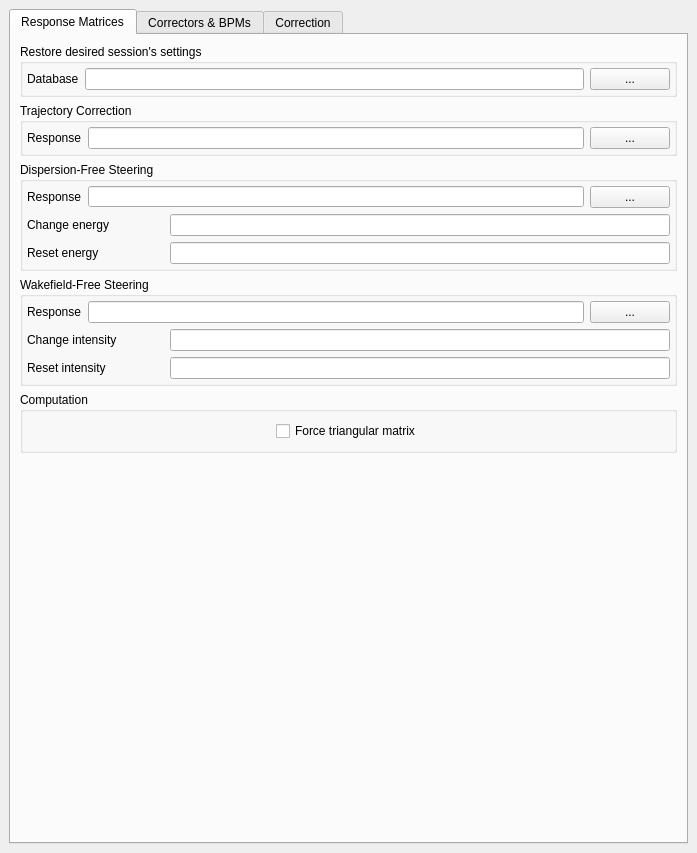
<?xml version="1.0" encoding="UTF-8"?>
<ui version="4.0">
 <class>MainWindow</class>
 <widget class="QMainWindow" name="MainWindow">
  <property name="geometry">
   <rect>
    <x>0</x>
    <y>0</y>
    <width>697</width>
    <height>853</height>
   </rect>
  </property>
  <property name="windowTitle">
   <string>CERN BBA</string>
  </property>
  <widget class="QWidget" name="centralwidget">
   <property name="enabled">
    <bool>true</bool>
   </property>
   <layout class="QHBoxLayout" name="horizontalLayout">
    <item>
     <layout class="QHBoxLayout" name="horizontalLayout_2">
      <item>
       <widget class="QTabWidget" name="tabWidget">
        <property name="tabPosition">
         <enum>QTabWidget::North</enum>
        </property>
        <property name="currentIndex">
         <number>0</number>
        </property>
        <widget class="QWidget" name="tab_response">
         <attribute name="title">
          <string>Response Matrices</string>
         </attribute>
         <layout class="QVBoxLayout" name="verticalLayout_7">
          <item>
           <widget class="QGroupBox" name="session_group_3">
            <property name="title">
             <string>Restore desired session's settings</string>
            </property>
            <layout class="QVBoxLayout" name="verticalLayout_31">
             <property name="leftMargin">
              <number>4</number>
             </property>
             <property name="topMargin">
              <number>4</number>
             </property>
             <property name="rightMargin">
              <number>4</number>
             </property>
             <property name="bottomMargin">
              <number>4</number>
             </property>
             <item>
              <layout class="QHBoxLayout" name="database_dir_layout_3">
               <item>
                <widget class="QLabel" name="label_31">
                 <property name="text">
                  <string>Database</string>
                 </property>
                </widget>
               </item>
               <item>
                <widget class="QLineEdit" name="session_database_3"/>
               </item>
               <item>
                <widget class="QPushButton" name="pushButton_11">
                 <property name="text">
                  <string>...</string>
                 </property>
                </widget>
               </item>
              </layout>
             </item>
            </layout>
           </widget>
          </item>
          <item>
           <widget class="QGroupBox" name="trajectory_group_3">
            <property name="title">
             <string>Trajectory Correction</string>
            </property>
            <layout class="QVBoxLayout" name="verticalLayout_9">
             <property name="leftMargin">
              <number>4</number>
             </property>
             <property name="topMargin">
              <number>4</number>
             </property>
             <property name="rightMargin">
              <number>4</number>
             </property>
             <property name="bottomMargin">
              <number>4</number>
             </property>
             <item>
              <layout class="QHBoxLayout" name="trajectory_response_layout_3">
               <item>
                <widget class="QLabel" name="label_18">
                 <property name="text">
                  <string>Response</string>
                 </property>
                </widget>
               </item>
               <item>
                <widget class="QLineEdit" name="trajectory_response_3">
                 <property name="maximumSize">
                  <size>
                   <width>500</width>
                   <height>16777215</height>
                  </size>
                 </property>
                </widget>
               </item>
               <item>
                <widget class="QPushButton" name="pushButton_8">
                 <property name="text">
                  <string>...</string>
                 </property>
                </widget>
               </item>
              </layout>
             </item>
            </layout>
           </widget>
          </item>
          <item>
           <widget class="QGroupBox" name="groupBox_6">
            <property name="title">
             <string>Dispersion-Free Steering</string>
            </property>
            <layout class="QVBoxLayout" name="verticalLayout_19">
             <property name="leftMargin">
              <number>4</number>
             </property>
             <property name="topMargin">
              <number>4</number>
             </property>
             <property name="rightMargin">
              <number>4</number>
             </property>
             <property name="bottomMargin">
              <number>4</number>
             </property>
             <item>
              <layout class="QVBoxLayout" name="verticalLayout_10">
               <item>
                <layout class="QHBoxLayout" name="horizontalLayout_16">
                 <item>
                  <widget class="QLabel" name="label_19">
                   <property name="text">
                    <string>Response</string>
                   </property>
                  </widget>
                 </item>
                 <item>
                  <widget class="QLineEdit" name="dfs_response_3">
                   <property name="maximumSize">
                    <size>
                     <width>500</width>
                     <height>21</height>
                    </size>
                   </property>
                  </widget>
                 </item>
                 <item>
                  <widget class="QPushButton" name="pushButton_9">
                   <property name="text">
                    <string>...</string>
                   </property>
                  </widget>
                 </item>
                </layout>
               </item>
               <item>
                <layout class="QHBoxLayout" name="horizontalLayout_17">
                 <item>
                  <widget class="QLabel" name="label_20">
                   <property name="text">
                    <string>Change energy</string>
                   </property>
                  </widget>
                 </item>
                 <item>
                  <widget class="QLineEdit" name="dfs_change_3">
                   <property name="maximumSize">
                    <size>
                     <width>500</width>
                     <height>16777215</height>
                    </size>
                   </property>
                  </widget>
                 </item>
                </layout>
               </item>
               <item>
                <layout class="QHBoxLayout" name="horizontalLayout_18">
                 <item>
                  <widget class="QLabel" name="label_21">
                   <property name="text">
                    <string>Reset energy</string>
                   </property>
                  </widget>
                 </item>
                 <item>
                  <widget class="QLineEdit" name="dfs_reset_3">
                   <property name="maximumSize">
                    <size>
                     <width>500</width>
                     <height>16777215</height>
                    </size>
                   </property>
                  </widget>
                 </item>
                </layout>
               </item>
              </layout>
             </item>
            </layout>
           </widget>
          </item>
          <item>
           <widget class="QGroupBox" name="groupBox_7">
            <property name="title">
             <string>Wakefield-Free Steering</string>
            </property>
            <layout class="QVBoxLayout" name="verticalLayout_20">
             <property name="leftMargin">
              <number>4</number>
             </property>
             <property name="topMargin">
              <number>4</number>
             </property>
             <property name="rightMargin">
              <number>4</number>
             </property>
             <property name="bottomMargin">
              <number>4</number>
             </property>
             <item>
              <layout class="QHBoxLayout" name="horizontalLayout_19">
               <item>
                <widget class="QLabel" name="label_22">
                 <property name="text">
                  <string>Response</string>
                 </property>
                </widget>
               </item>
               <item>
                <widget class="QLineEdit" name="wfs_response_3">
                 <property name="maximumSize">
                  <size>
                   <width>500</width>
                   <height>16777215</height>
                  </size>
                 </property>
                </widget>
               </item>
               <item>
                <widget class="QPushButton" name="pushButton_10">
                 <property name="text">
                  <string>...</string>
                 </property>
                </widget>
               </item>
              </layout>
             </item>
             <item>
              <layout class="QHBoxLayout" name="horizontalLayout_20">
               <item>
                <widget class="QLabel" name="label_23">
                 <property name="text">
                  <string>Change intensity</string>
                 </property>
                </widget>
               </item>
               <item>
                <widget class="QLineEdit" name="wfs_change_3">
                 <property name="maximumSize">
                  <size>
                   <width>500</width>
                   <height>16777215</height>
                  </size>
                 </property>
                </widget>
               </item>
              </layout>
             </item>
             <item>
              <layout class="QHBoxLayout" name="horizontalLayout_21">
               <item>
                <widget class="QLabel" name="label_24">
                 <property name="text">
                  <string>Reset intensity</string>
                 </property>
                </widget>
               </item>
               <item>
                <widget class="QLineEdit" name="wfs_reset_3">
                 <property name="maximumSize">
                  <size>
                   <width>500</width>
                   <height>16777215</height>
                  </size>
                 </property>
                </widget>
               </item>
              </layout>
             </item>
            </layout>
           </widget>
          </item>
          <item>
           <widget class="QGroupBox" name="groupBox_9">
            <property name="title">
             <string>Computation</string>
            </property>
            <layout class="QVBoxLayout" name="verticalLayout_2">
             <item alignment="Qt::AlignHCenter">
              <widget class="QCheckBox" name="checkBox">
               <property name="text">
                <string>Force triangular matrix</string>
               </property>
              </widget>
             </item>
            </layout>
           </widget>
          </item>
          <item>
           <spacer name="verticalSpacer">
            <property name="orientation">
             <enum>Qt::Vertical</enum>
            </property>
            <property name="sizeHint" stdset="0">
             <size>
              <width>20</width>
              <height>40</height>
             </size>
            </property>
           </spacer>
          </item>
         </layout>
        </widget>
        <widget class="QWidget" name="tab_corrbpms">
         <attribute name="title">
          <string>Correctors &amp;&amp; BPMs</string>
         </attribute>
         <layout class="QVBoxLayout" name="horizontalLayout_6">
          <item>
           <layout class="QHBoxLayout" name="horizontalLayout_corrbpms_tables">
            <item>
             <widget class="QGroupBox" name="groupBox_5">
              <property name="maximumSize">
               <size>
                <width>16777215</width>
                <height>750</height>
               </size>
              </property>
              <property name="title">
               <string>Correctors</string>
              </property>
              <layout class="QVBoxLayout" name="verticalLayout_14">
               <item>
                <layout class="QVBoxLayout" name="verticalLayout">
                 <item>
                  <widget class="QListWidget" name="correctors_list">
                   <property name="maximumSize">
                    <size>
                     <width>16777215</width>
                     <height>700</height>
                    </size>
                   </property>
                   <property name="selectionMode">
                    <enum>QAbstractItemView::ExtendedSelection</enum>
                   </property>
                  </widget>
                 </item>
                </layout>
               </item>
              </layout>
             </widget>
            </item>
            <item>
             <widget class="QGroupBox" name="groupBox_8">
              <property name="maximumSize">
               <size>
                <width>16777215</width>
                <height>750</height>
               </size>
              </property>
              <property name="title">
               <string>BPMs</string>
              </property>
              <layout class="QVBoxLayout" name="verticalLayout_15">
               <item>
                <layout class="QVBoxLayout" name="verticalLayout_13">
                 <item>
                  <widget class="QListWidget" name="bpms_list">
                   <property name="maximumSize">
                    <size>
                     <width>16777215</width>
                     <height>700</height>
                    </size>
                   </property>
                   <property name="selectionMode">
                    <enum>QAbstractItemView::ExtendedSelection</enum>
                   </property>
                  </widget>
                 </item>
                </layout>
               </item>
              </layout>
             </widget>
            </item>
           </layout>
          </item>
          <item>
           <widget class="QGroupBox" name="groupBox_10">
            <property name="sizePolicy">
             <sizepolicy hsizetype="Preferred" vsizetype="Fixed">
              <horstretch>0</horstretch>
              <verstretch>0</verstretch>
             </sizepolicy>
            </property>
            <property name="title">
             <string>Compute Response Matrix</string>
            </property>
            <layout class="QVBoxLayout" name="verticalLayout_16">
             <item>
              <layout class="QHBoxLayout" name="horizontalLayout_modes">
               <item>
                <widget class="QRadioButton" name="mode_orbit">
                 <property name="text">
                  <string>Orbit</string>
                 </property>
                 <property name="checked">
                  <bool>true</bool>
                 </property>
                </widget>
               </item>
               <item>
                <widget class="QRadioButton" name="mode_dispersion">
                 <property name="text">
                  <string>Dispersion</string>
                 </property>
                </widget>
               </item>
               <item>
                <widget class="QRadioButton" name="mode_wakefield">
                 <property name="text">
                  <string>Wakefield</string>
                 </property>
                </widget>
               </item>
              </layout>
             </item>
             <item>
              <widget class="QPushButton" name="compute_response_matrix_button">
               <property name="maximumSize">
                <size>
                 <width>1000</width>
                 <height>16777215</height>
                </size>
               </property>
               <property name="text">
                <string>Compute Response Matrix</string>
               </property>
              </widget>
             </item>
            </layout>
           </widget>
          </item>
         </layout>
        </widget>
        <widget class="QWidget" name="tab_correction">
         <attribute name="title">
          <string>Correction</string>
         </attribute>
         <layout class="QVBoxLayout" name="verticalLayout_6">
          <item>
           <widget class="QGroupBox" name="groupBox">
            <property name="title">
             <string>Settings</string>
            </property>
            <layout class="QVBoxLayout" name="verticalLayout_3">
             <item>
              <layout class="QHBoxLayout" name="horizontalLayout_3">
               <item>
                <widget class="QLabel" name="label">
                 <property name="text">
                  <string>Orbit weight</string>
                 </property>
                </widget>
               </item>
               <item>
                <widget class="QLineEdit" name="lineEdit">
                 <property name="maximumSize">
                  <size>
                   <width>460</width>
                   <height>16777215</height>
                  </size>
                 </property>
                 <property name="toolTipDuration">
                  <number>5</number>
                 </property>
                </widget>
               </item>
              </layout>
             </item>
             <item>
              <layout class="QHBoxLayout" name="horizontalLayout_4">
               <item>
                <widget class="QLabel" name="label_2">
                 <property name="text">
                  <string>Dispersion weight</string>
                 </property>
                </widget>
               </item>
               <item>
                <widget class="QLineEdit" name="lineEdit_2">
                 <property name="maximumSize">
                  <size>
                   <width>460</width>
                   <height>16777215</height>
                  </size>
                 </property>
                </widget>
               </item>
              </layout>
             </item>
             <item>
              <layout class="QHBoxLayout" name="horizontalLayout_5">
               <item>
                <widget class="QLabel" name="label_3">
                 <property name="text">
                  <string>Wakefield weight</string>
                 </property>
                </widget>
               </item>
               <item>
                <widget class="QLineEdit" name="lineEdit_3">
                 <property name="maximumSize">
                  <size>
                   <width>460</width>
                   <height>16777215</height>
                  </size>
                 </property>
                </widget>
               </item>
              </layout>
             </item>
             <item>
              <layout class="QHBoxLayout" name="horizontalLayout_8">
               <item>
                <widget class="QLabel" name="label_4">
                 <property name="text">
                  <string>PINV tolerance</string>
                 </property>
                </widget>
               </item>
               <item>
                <widget class="QLineEdit" name="lineEdit_4">
                 <property name="maximumSize">
                  <size>
                   <width>460</width>
                   <height>16777215</height>
                  </size>
                 </property>
                </widget>
               </item>
              </layout>
             </item>
             <item>
              <layout class="QHBoxLayout" name="horizontalLayout_10">
               <item>
                <widget class="QLabel" name="label_5">
                 <property name="text">
                  <string>Number of iterations</string>
                 </property>
                </widget>
               </item>
               <item>
                <widget class="QLineEdit" name="lineEdit_5">
                 <property name="maximumSize">
                  <size>
                   <width>460</width>
                   <height>16777215</height>
                  </size>
                 </property>
                </widget>
               </item>
              </layout>
             </item>
             <item>
              <layout class="QHBoxLayout" name="horizontalLayout_31">
               <item>
                <widget class="QLabel" name="label_6">
                 <property name="text">
                  <string>Gain</string>
                 </property>
                </widget>
               </item>
               <item>
                <widget class="QLineEdit" name="lineEdit_6">
                 <property name="maximumSize">
                  <size>
                   <width>460</width>
                   <height>16777215</height>
                  </size>
                 </property>
                </widget>
               </item>
              </layout>
             </item>
            </layout>
           </widget>
          </item>
          <item>
           <layout class="QHBoxLayout" name="buttons_layout_2">
            <item>
             <widget class="QPushButton" name="clear_graphs_button">
              <property name="sizePolicy">
               <sizepolicy hsizetype="Fixed" vsizetype="Fixed">
                <horstretch>0</horstretch>
                <verstretch>0</verstretch>
               </sizepolicy>
              </property>
              <property name="text">
               <string>Clear</string>
              </property>
             </widget>
            </item>
            <item>
             <widget class="QPushButton" name="pushButton_log">
              <property name="text">
               <string>Log Console</string>
              </property>
             </widget>
            </item>
            <item>
             <spacer name="before_current_spacer">
              <property name="orientation">
               <enum>Qt::Horizontal</enum>
              </property>
              <property name="sizeType">
               <enum>QSizePolicy::Expanding</enum>
              </property>
              <property name="sizeHint" stdset="0">
               <size>
                <width>180</width>
                <height>20</height>
               </size>
              </property>
             </spacer>
            </item>
            <item>
             <layout class="QHBoxLayout" name="current_layout">
              <item>
               <widget class="QLabel" name="current_label">
                <property name="text">
                 <string>Max strength (gauss*m)</string>
                </property>
               </widget>
              </item>
              <item>
               <spacer name="current_spacer">
                <property name="orientation">
                 <enum>Qt::Horizontal</enum>
                </property>
                <property name="sizeHint" stdset="0">
                 <size>
                  <width>40</width>
                  <height>20</height>
                 </size>
                </property>
               </spacer>
              </item>
              <item>
               <widget class="QLabel" name="horizontal_current_label">
                <property name="text">
                 <string>H:</string>
                </property>
               </widget>
              </item>
              <item>
               <widget class="QDoubleSpinBox" name="max_horizontal_current_spinbox">
                <property name="singleStep">
                 <double>0.010000000000000</double>
                </property>
               </widget>
              </item>
              <item>
               <widget class="QLabel" name="vertical_current_label">
                <property name="text">
                 <string> V:</string>
                </property>
               </widget>
              </item>
              <item>
               <widget class="QDoubleSpinBox" name="max_vertical_current_spinbox">
                <property name="singleStep">
                 <double>0.010000000000000</double>
                </property>
               </widget>
              </item>
             </layout>
            </item>
           </layout>
          </item>
          <item>
           <widget class="QGroupBox" name="groupBox_2">
            <property name="title">
             <string>Trajectory</string>
            </property>
            <layout class="QVBoxLayout" name="verticalLayout_8">
             <item>
              <widget class="QWidget" name="plot_widget_3" native="true">
               <property name="sizePolicy">
                <sizepolicy hsizetype="Expanding" vsizetype="Expanding">
                 <horstretch>0</horstretch>
                 <verstretch>0</verstretch>
                </sizepolicy>
               </property>
               <property name="minimumSize">
                <size>
                 <width>300</width>
                 <height>100</height>
                </size>
               </property>
              </widget>
             </item>
            </layout>
           </widget>
          </item>
          <item>
           <widget class="QGroupBox" name="groupBox_3">
            <property name="title">
             <string>Dispersion</string>
            </property>
            <layout class="QVBoxLayout" name="verticalLayout_4">
             <item>
              <widget class="QWidget" name="plot_widget_4" native="true">
               <property name="sizePolicy">
                <sizepolicy hsizetype="Expanding" vsizetype="Expanding">
                 <horstretch>0</horstretch>
                 <verstretch>0</verstretch>
                </sizepolicy>
               </property>
               <property name="minimumSize">
                <size>
                 <width>300</width>
                 <height>100</height>
                </size>
               </property>
              </widget>
             </item>
            </layout>
           </widget>
          </item>
          <item>
           <widget class="QGroupBox" name="groupBox_4">
            <property name="title">
             <string>Wakefield</string>
            </property>
            <layout class="QVBoxLayout" name="verticalLayout_5">
             <item>
              <widget class="QWidget" name="plot_widget_5" native="true">
               <property name="sizePolicy">
                <sizepolicy hsizetype="Expanding" vsizetype="Expanding">
                 <horstretch>0</horstretch>
                 <verstretch>0</verstretch>
                </sizepolicy>
               </property>
               <property name="minimumSize">
                <size>
                 <width>300</width>
                 <height>100</height>
                </size>
               </property>
              </widget>
             </item>
            </layout>
           </widget>
          </item>
          <item>
           <layout class="QHBoxLayout" name="buttons_layout">
            <item>
             <widget class="QPushButton" name="start_button">
              <property name="styleSheet">
               <string notr="true">background-color: red; color: white;</string>
              </property>
              <property name="text">
               <string>START</string>
              </property>
             </widget>
            </item>
            <item>
             <widget class="QPushButton" name="stop_button">
              <property name="styleSheet">
               <string notr="true">background-color: green; color: white;</string>
              </property>
              <property name="text">
               <string>STOP</string>
              </property>
             </widget>
            </item>
           </layout>
          </item>
         </layout>
        </widget>
       </widget>
      </item>
     </layout>
    </item>
   </layout>
  </widget>
 </widget>
 <resources/>
 <connections/>
</ui>
